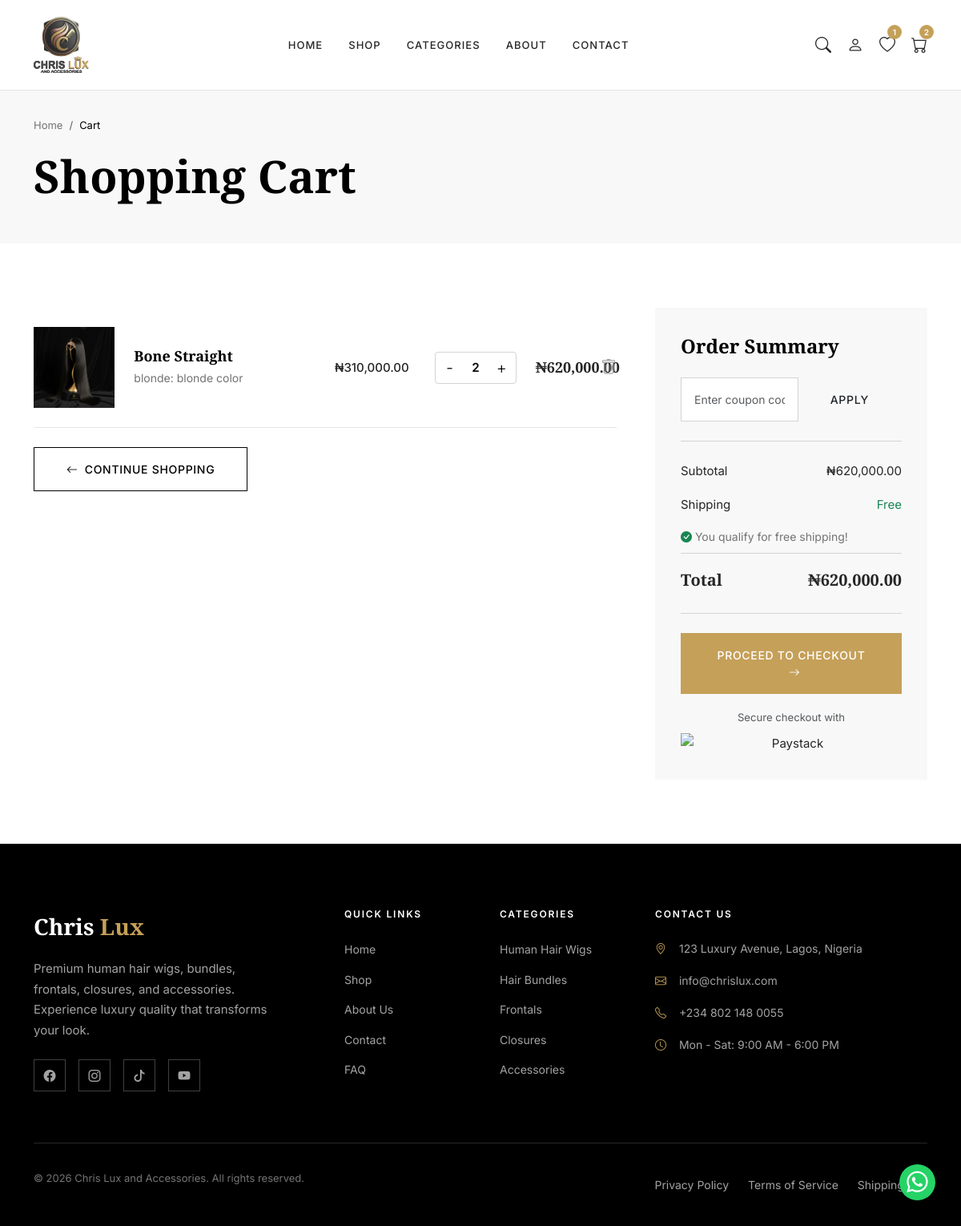
Page /cart/ (signed in) on the committed database.
### chris_lux/cart/models.py (models this page shows, shortened)
class CartItem(models.Model):
    cart = models.ForeignKey(Cart, on_delete=models.CASCADE, related_name='items')
    product = models.ForeignKey(Product, on_delete=models.CASCADE)
    variation = models.ForeignKey(
        Variation,
        on_delete=models.CASCADE,
        null=True,
        blank=True
    )
    quantity = models.PositiveIntegerField(default=1)
    added_at = models.DateTimeField(auto_now_add=True)
    class Meta:
        verbose_name = 'Cart Item'
        verbose_name_plural = 'Cart Items'
        unique_together = ['cart', 'product', 'variation']
        ordering = ['-added_at']
    @property
    def unit_price(self):
        if self.variation:
            return self.variation.final_price
        return self.product.price
    @property
    def subtotal(self):
        return self.unit_price * self.quantity

class Cart(models.Model):
    user = models.OneToOneField(
        settings.AUTH_USER_MODEL,
        on_delete=models.CASCADE,
        null=True,
        blank=True,
        related_name='cart'
    )
    session_id = models.CharField(max_length=100, blank=True, null=True)
    coupon = models.ForeignKey(
        'core.Coupon',
        on_delete=models.SET_NULL,
        null=True,
        blank=True
    )
    created_at = models.DateTimeField(auto_now_add=True)
    updated_at = models.DateTimeField(auto_now=True)
    class Meta:
        verbose_name = 'Cart'
        verbose_name_plural = 'Carts'
    @property
    def item_count(self):
        return sum(item.quantity for item in self.items.all())
    @property
    def subtotal(self):
        return sum(item.subtotal for item in self.items.all())
    @property
    def discount_amount(self):
        if self.coupon and self.coupon.is_valid():
            if self.coupon.discount_type == 'percentage':
                return (self.subtotal * self.coupon.discount_value) / 100
            else:
                return min(self.coupon.discount_value, self.subtotal)
        return 0
    @property
    def shipping_cost(self):
        if self.subtotal >= settings.FREE_SHIPPING_THRESHOLD:
            return 0
        return settings.SHIPPING_FEE
    @property
    def total(self):
        return self.subtotal - self.discount_amount + self.shipping_cost

### chris_lux/products/models.py (models this page shows, shortened)
class Product(models.Model):
    name = models.CharField(max_length=200)
    slug = models.SlugField(unique=True, blank=True)
    sku = models.CharField(max_length=50, unique=True, blank=True)
    description = models.TextField()
    short_description = models.TextField(blank=True)
    category = models.ForeignKey(Category, on_delete=models.CASCADE, related_name='products')
    tags = models.CharField(max_length=300, blank=True, help_text="Comma-separated tags")
    price = models.DecimalField(max_digits=10, decimal_places=2, validators=[MinValueValidator(0)])
    compare_at_price = models.DecimalField(max_digits=10, decimal_places=2, blank=True, null=True, validators=[MinValueValidator(0)])
    cost_price = models.DecimalField(max_digits=10, decimal_places=2, blank=True, null=True, validators=[MinValueValidator(0)])
    stock_quantity = models.PositiveIntegerField(default=0)
    track_stock = models.BooleanField(default=True)
    allow_backorders = models.BooleanField(default=False)
    has_variations = models.BooleanField(default=False)
    weight = models.DecimalField(max_digits=8, decimal_places=2, blank=True, null=True, help_text="Weight in kg")
    meta_title = models.CharField(max_length=70, blank=True)
    meta_description = models.CharField(max_length=160, blank=True)
    is_active = models.BooleanField(default=True)
    is_featured = models.BooleanField(default=False)
    is_best_seller = models.BooleanField(default=False)
    is_new = models.BooleanField(default=True)
    created_at = models.DateTimeField(auto_now_add=True)
    updated_at = models.DateTimeField(auto_now=True)
    class Meta:
        verbose_name = 'Product'
        verbose_name_plural = 'Products'
        ordering = ['-created_at']
    def get_absolute_url(self):
        return reverse('product_detail', kwargs={'slug': self.slug})
    @property
    def primary_image(self):
        images = self.images.filter(is_primary=True)
        if images.exists():
            return images.first()
        images = self.images.all()
        if images.exists():
            return images.first()
        return None

class ProductImage(models.Model):
    product = models.ForeignKey(Product, on_delete=models.CASCADE, related_name='images')
    image = models.ImageField(upload_to='products/')
    alt_text = models.CharField(max_length=200, blank=True)
    is_primary = models.BooleanField(default=False)
    order = models.PositiveSmallIntegerField(default=0)
    created_at = models.DateTimeField(auto_now_add=True)
    class Meta:
        verbose_name = 'Product Image'
        verbose_name_plural = 'Product Images'
        ordering = ['order', 'created_at']

class Variation(models.Model):
    VARIATION_TYPES = [
        ('length', 'Length'),
        ('texture', 'Texture'),
        ('color', 'Color'),
        ('size', 'Size'),
        ('style', 'Style'),
    ]
    product = models.ForeignKey(Product, on_delete=models.CASCADE, related_name='variations')
    variation_type = models.CharField(max_length=20, choices=VARIATION_TYPES)
    name = models.CharField(max_length=100)
    value = models.CharField(max_length=50)
    price_adjustment = models.DecimalField(max_digits=10, decimal_places=2, default=0)
    stock_quantity = models.PositiveIntegerField(default=0)
    is_active = models.BooleanField(default=True)
    class Meta:
        verbose_name = 'Variation'
        verbose_name_plural = 'Variations'
        unique_together = ['product', 'variation_type', 'value']
        ordering = ['variation_type', 'value']
    @property
    def final_price(self):
        return self.product.price + self.price_adjustment

### chris_lux/cart/views.py (the view)
# urls.py: path('', views.CartView.as_view(), name='cart'),
class CartView(View):
    template_name = 'cart/cart.html'
    def get(self, request):
        cart = get_or_create_cart(request)
        return render(request, self.template_name, {'cart': cart})

### chris_lux/accounts/context_processors.py (called while the page is built)
def wishlist_count(request):
    if request.user.is_authenticated:
        count = Wishlist.objects.filter(user=request.user).count()
    else:
        count = 0
    return {'global_wishlist_count': count}

### chris_lux/cart/context_processors.py (called while the page is built)
def cart_context(request):
    cart = get_or_create_cart(request)
    return {
        'cart': cart,
        'cart_count': cart.item_count,
    }

### chris_lux/cart/utils.py (called while the page is built)
def get_or_create_cart(request):
    if request.user.is_authenticated:
        cart, created = Cart.objects.get_or_create(user=request.user)
    else:
        session_id = request.session.session_key
        if not session_id:
            request.session.create()
            session_id = request.session.session_key
        cart, created = Cart.objects.get_or_create(session_id=session_id, user=None)
    return cart

### chris_lux/core/context_processors.py (called while the page is built)
def site_settings(request):
    return {
        'SITE_NAME': settings.SITE_NAME,
        'SITE_TAGLINE': settings.SITE_TAGLINE,
        'CONTACT_EMAIL': settings.CONTACT_EMAIL,
        'CONTACT_PHONE': settings.CONTACT_PHONE,
        'WHATSAPP_NUMBER': settings.WHATSAPP_NUMBER,
        'SHIPPING_FEE': settings.SHIPPING_FEE,
        'FREE_SHIPPING_THRESHOLD': settings.FREE_SHIPPING_THRESHOLD,
        'PAYSTACK_PUBLIC_KEY': settings.PAYSTACK_PUBLIC_KEY,
    }

### chris_lux/products/context_processors.py (called while the page is built)
def nav_categories(request):
    return {
        'nav_categories': Category.objects.all() # Or .filter(is_active=True)
    }

### templates/cart/cart.html (shortened to what this page needs)
{% extends 'base.html' %} {% load static %} {% load humanize %}
{% block title %}Shopping Cart - {{ SITE_NAME }}{% endblock %} {% block content %}
<section class="breadcrumb-section">
  <div class="container">
    <nav aria-label="breadcrumb">
      <ol class="breadcrumb">
        <li class="breadcrumb-item"><a href="{% url 'home' %}">Home</a></li>
        <li class="breadcrumb-item active" aria-current="page">Cart</li>
      </ol>
    </nav>
    <h1 class="mt-3">Shopping Cart</h1>
  </div>
</section>
<section class="section-padding">
  <div class="container">
    {% if cart.items.exists %}
    <div class="row g-5">
      <div class="col-lg-8">
        <div class="cart-items">
          {% for item in cart.items.all %}
          <div class="cart-item" data-item-id="{{ item.id }}">
            <div class="row align-items-center">
              <div class="col-3 col-md-2">
                <a href="{{ item.product.get_absolute_url }}">
                  {% if item.product.primary_image %}
                  <img
                    src="{{ item.product.primary_image.image.url }}"
                    alt="{{ item.product.name }}"
                    class="cart-item-image"
                  />
                  {% else %}
                  <img
                    src="{% static 'images/product-placeholder.jpg' %}"
                    alt="{{ item.product.name }}"
                    class="cart-item-image"
                  />
                  {% endif %}
                </a>
              </div>
              <div class="col-9 col-md-4">
                <h5 class="cart-item-name">
                  <a href="{{ item.product.get_absolute_url }}"
                    >{{ item.product.name }}</a
                  >
                </h5>
                {% if item.variation %}
                <p class="cart-item-variant">
                  {{ item.variation.name }}: {{ item.variation.value }}
                </p>
                {% endif %}
              </div>
              <div class="col-md-2 d-none d-md-block">
                <span class="cart-item-price"
                  >₦{{ item.unit_price|intcomma }}</span
                >
              </div>
              <div class="col-6 col-md-2 mt-3 mt-md-0">
                <div class="quantity-input">
                  <button class="qty-btn minus" data-item-id="{{ item.id }}">
                    -
                  </button>
                  <input
                    type="number"
                    class="qty-input"
                    value="{{ item.quantity }}"
                    min="1"
                    max="10"
                    readonly
                  />
                  <button class="qty-btn plus" data-item-id="{{ item.id }}">
                    +
                  </button>
                </div>
              </div>
              <div class="col-4 col-md-1 mt-3 mt-md-0 text-end">
                <span class="cart-item-subtotal"
                  >₦{{ item.subtotal|intcomma }}</span
                >
              </div>
              <div class="col-2 col-md-1 mt-3 mt-md-0 text-end ms-3 ms-md-auto">
                <button
                  class="remove-item-btn"
                  data-item-id="{{ item.id }}"
                  title="Remove"
                >
                  <i class="bi bi-trash"></i>
                </button>
              </div>
            </div>
          </div>
          {% endfor %}
        </div>
        <div class="cart-actions mt-4">
          <a href="{% url 'shop' %}" class="btn btn-outline">
            <i class="bi bi-arrow-left me-2"></i>Continue Shopping
          </a>
        </div>
      </div>
      <div class="col-lg-4">
        <div class="cart-summary">
          <h4 class="summary-title">Order Summary</h4>
          <div class="coupon-section mb-4">
            <form action="{% url 'apply_coupon' %}" method="post">
              <div class="input-group">
                <input
                  type="text"
                  name="coupon_code"
                  class="form-control"
                  placeholder="Enter coupon code"
                  value="{{ cart.coupon.code|default:'' }}"
                />
                <button type="submit" class="btn btn-black">Apply</button>
              </div>
            </form>
          </div>
          <div class="summary-details">
            <div class="summary-row">
              <span>Subtotal</span>
              <span id="cart-subtotal">₦{{ cart.subtotal|intcomma }}</span>
            </div>
            <div class="summary-row">
              <span>Shipping</span>
              <span>
                {% if cart.shipping_cost == 0 %}
                <span class="text-success">Free</span>
                {% else %} ₦{{ cart.shipping_cost|intcomma }} {% endif %}
              </span>
            </div>
            {% if cart.shipping_cost == 0 %}
            <div class="free-shipping-note">
              <i class="bi bi-check-circle-fill text-success"></i> You qualify
              for free shipping!
            </div>
            {% else %}
            <div class="free-shipping-note">
              Add ₦{{ FREE_SHIPPING_THRESHOLD|add:"-"|add:cart.subtotal }} more
              for free shipping
            </div>
            {% endif %}
            <div class="summary-row total">
              <span>Total</span>
              <span id="cart-total">₦{{ cart.total|intcomma }}</span>
            </div>
          </div>
          <a href="{% url 'checkout' %}" class="btn btn-gold w-100 mt-4">
            Proceed to Checkout<i class="bi bi-arrow-right ms-2"></i>
          </a>
          <div class="payment-icons mt-3 text-center">
            <small class="text-muted">Secure checkout with</small>
            <div class="mt-2">
              <img
                src="{% static 'images/paystack-logo.png' %}"
                alt="Paystack"
                height="30"
              />
            </div>
          </div>
        </div>
      </div>
    </div>
    {% endif %}
  </div>
</section>
{% endblock %}

### static/css/style.css (style rules this page uses)
:root { --color-black: #000000; --color-gold: #C5A059; --color-gold-light: #D4B978; --color-gold-dark: #A6884D; --color-white: #FFFFFF; --color-off-white: #FAFAFA; --color-cream: #F5F0E8; --color-nude: #E8DDD0; --color-gray-100: #F8F8F8; --color-gray-200: #E5E5E5; --color-gray-300: #D4D4D4; --color-gray-400: #A3A3A3; --color-gray-500: #737373; --color-gray-600: #525252; --color-gray-700: #404040; --color-gray-800: #262626; --color-gray-900: #171717; --font-serif: 'Cormorant Garamond', Georgia, serif; --font-sans: 'Inter', -apple-system, BlinkMacSystemFont, sans-serif; --transition-fast: 0.2s ease; --transition-normal: 0.3s ease; --transition-slow: 0.5s ease; --shadow-sm: 0 1px 2px rgba(0, 0, 0, 0.05); --shadow-md: 0 4px 6px rgba(0, 0, 0, 0.07); --shadow-lg: 0 10px 25px rgba(0, 0, 0, 0.1); --shadow-xl: 0 20px 40px rgba(0, 0, 0, 0.15); }
* { margin: 0; padding: 0; box-sizing: border-box; }
html { scroll-behavior: smooth; }
body { font-family: var(--font-sans); font-weight: 400; font-size: 15px; line-height: 1.7; color: var(--color-gray-800); background-color: var(--color-white); -webkit-font-smoothing: antialiased; -moz-osx-font-smoothing: grayscale; }
h1, h2, h3, h4, h5, h6 { font-family: var(--font-serif); font-weight: 600; line-height: 1.3; color: var(--color-black); margin-bottom: 1rem; }
h1 { font-size: 3.5rem; }
h4 { font-size: 1.5rem; }
h5 { font-size: 1.25rem; }
p { margin-bottom: 1rem; }
a { color: var(--color-black); text-decoration: none; transition: color var(--transition-fast); }
img { max-width: 100%; height: auto; display: block; }
.section-padding { padding: 5rem 0; }
.btn { font-family: var(--font-sans); font-weight: 500; font-size: 0.875rem; letter-spacing: 0.05em; text-transform: uppercase; padding: 1rem 2.5rem; border-radius: 0; transition: all var(--transition-normal); border: 1px solid transparent; text-align: center; }
.btn-outline { background-color: transparent; border-color: var(--color-black); color: var(--color-black); }
.btn-gold { background-color: var(--color-gold); border-color: var(--color-gold); color: var(--color-white); }
.breadcrumb-section { background-color: var(--color-gray-100); padding: 2rem 0; }
.breadcrumb { margin: 0; font-size: 0.8125rem; }
.breadcrumb-item a { color: var(--color-gray-500); }
.breadcrumb-item.active { color: var(--color-black); }
.form-control { border-radius: 0; border: 1px solid var(--color-gray-300); padding: 0.875rem 1rem; font-size: 0.875rem; transition: all var(--transition-fast); }

### templates/base.html (style rules this page uses)
html, body { max-width: 100%; overflow-x: hidden; }

### rows in the picture
CartItem: product.primary_image.image (picture), product.name "Bone Straight", variation.name "blonde", variation.value "blonde color", unit_price "310,000.00", quantity "2", subtotal "620,000.00"
Cart: subtotal "620,000.00", total "620,000.00"

### other values in the picture
{{ global_wishlist_count }} "1"
{{ cart_count }} "2"
{{ CONTACT_EMAIL }} "info@chrislux.com"
{{ CONTACT_PHONE }} "+234 802 148 0055"
{{ SITE_NAME }} "Chris Lux and Accessories"
